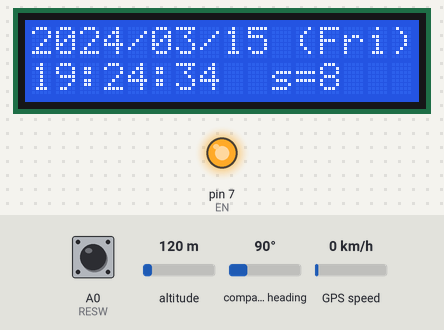
This sketch was run on a simulated Arduino Uno, built with avr-gcc and run on an emulated ATmega328P. Parts: 16×2 character LCD, output pins drawn as LEDs (lit = HIGH). The inputs (shaded band) are chosen by the test bench; at power-on: A0 (RESW) HIGH, altitude 120 m, compass heading 90°, GPS speed 0 km/h. The GPS gets a fix after 3 s at 37.7749, -122.4194 with 8 satellites; what the sketch prints to the serial monitor is not drawn.

Above: at 4.26 s.
4.3 s: A0 (RESW) pulled LOW for 0.15 s
At 5.0 s:
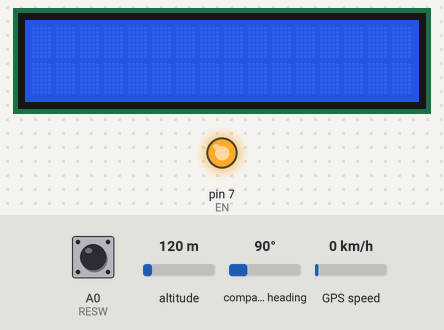
At 5.7 s:
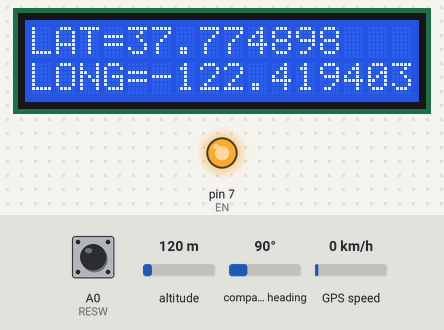
Timing chart, 0 to 7.3 s (numbered marks = the images above; inputs shaded):
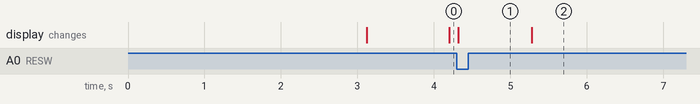

The sketch:

GPS_watch_Loc_kpa1-GITHUB.ino
```cpp
// GPS_watch_Loc_kpa1 is ombined the watch with location monitor
//  Thanks for sharing information. I refered below WEB site.
// 1.Ported from "ArduinoとGPSモジュールを使ったLCD時計の製作(３)：利用中の衛星数の表示"
//   https://yokahiyori.com/arduino_gps_lcd_clock_number-of-satellites/
// 2. GPS_TEST20241022_3.ino TinyGPS++機能を利用した。LCDに緯度経度表示
//  https://lastminuteengineers.com/neo6m-gps-arduino-tutorial/
//
// Change ports addresses, add D7 high, 1602 LCD @2024.10.27
// Combined the watch and location 2024.11.01
//

#include <Arduino.h>
#include <Wire.h>            // Arduino IDE I2C Library
#include <TinyGPS++.h>       // https://github.com/mikalhart/TinyGPSPlus
#include <SoftwareSerial.h>
#include <TimeLib.h>         // https://github.com/PaulStoffregen/Time
#include <LiquidCrystal.h>

#define time_offset 32400    // UTC+9Hrs(60*60*9 SEC）JST!! in Japan
TinyGPSPlus gps;             //
SoftwareSerial ss(6, 5);     // RXPin = 6, TXPin = 5

#define RS                       8  //
#define E                        9  //
#define DB4                     10  //
#define DB5                     11  //
#define DB6                     12  //
#define DB7                     13  //
LiquidCrystal lcd(RS, E, DB4, DB5, DB6, DB7);

#define EN                       7  // GPS/EN & LCD back light on
#define RESW                    A0  // RE-SW

boolean timer=true;                 // timer=true:clock false:location monitor
int jst_year;
int jst_month;
int jst_day;
int jst_hour;
int jst_minute;
int jst_second;
int day_week;
char DayWeekData[7][4] = {"Sun","Mon","Tue","Wed","Thu","Fri","Sat"} ;

int getDayWeek(int ,int ,int );
void lcdzeroSup(int );
void displayInfo();
void timerDisp ();

void setup()
{
  Serial.begin(9600);
  ss.begin(9600);
  Wire.begin();
  lcd.begin(16, 2);              //

  pinMode(EN, OUTPUT);           // Turn on GPS WE
  digitalWrite(EN, HIGH);        // Also turn on LCD back light
  pinMode(RESW, INPUT);          // RE-SW
  digitalWrite(RESW, HIGH);      // Pull up RE-SW port

  lcd.setCursor(0, 0);
  lcd.print("GPS LOC&TIME MON");
  lcd.setCursor(0, 1);
  lcd.print("v1.0 on R909-VFO");
  delay(3000);
  lcd.clear();
}

void loop()
{
  if ( timer == 1 )               // Clock or Location monitor
    timerDisp ();
  else
  {
  // Check the format for every gps response
    while (ss.available() > 0)
    if (gps.encode(ss.read())) displayInfo();

  // Wait 5000mS and no character available, print "No GPS detected"
    if (millis() > 5000 && gps.charsProcessed() < 10)
    {
      Serial.println("No GPS detected");
      lcd.setCursor(0, 1);
      lcd.print("No GPS detected");
      while(true);
    }
  }

  if ( digitalRead( RESW )== 0 )      // Sence RE-SW cricked
  {
    timer = !timer;                   // Inverting mode
    lcd.clear();
    delay(100);
  }
  delay(100);
}
//****************end of loop

// Zeller's calculation for getting week days
int getDayWeek(int year,int month,int day)
  {
    int w ;
    if(month < 3)
    {
      year = year - 1;
      month = month + 12 ;
    }
    w = (year + (year/4) - (year/100) + (year/400) + (13*month+8)/5 + day ) % 7;
    return w;
  }

// Insert space when the number is singlecolumn
void lcdzeroSup(int digit)
  {
    if(digit < 10)
    lcd.print('0');   // space
    lcd.print(digit);
  }

// Display Latitude, Longitude
void displayInfo()
{
  if (gps.location.isValid())
  {
    Serial.print("Latitude: ");
    Serial.println(gps.location.lat(), 6);
    Serial.print("Longitude: ");
    Serial.println(gps.location.lng(), 6);
    Serial.print("Altitude: ");
    Serial.println(gps.altitude.meters());
    lcd.setCursor(0, 0);
    lcd.print("LAT=");
    lcd.print(gps.location.lat(), 6);
    lcd.setCursor(0, 1);
    lcd.print("LONG=");
    lcd.print(gps.location.lng(), 6);
  }
  else
  {
    Serial.println("Location: Not Available");
    lcd.setCursor(0, 1);
    lcd.print("LOC: No Available");
  }

  Serial.print("Date: ");
  if ( gps.date.isValid())
  {
    Serial.print(gps.date.month());
    Serial.print("/");
    Serial.print(gps.date.day());
    Serial.print("/");
    Serial.println(gps.date.year());
  }
  else
  {
    Serial.println("Not Available");
  }

  Serial.print("Time: ");
  if (gps.time.isValid())
  {
    if (gps.time.hour() < 10) Serial.print(F("0"));
    Serial.print(gps.time.hour());
    Serial.print(":");
    if (gps.time.minute() < 10) Serial.print(F("0"));
    Serial.print(gps.time.minute());
    Serial.print(":");
    if (gps.time.second() < 10) Serial.print(F("0"));
    Serial.print(gps.time.second());
    Serial.print(".");
    if (gps.time.centisecond() < 10) Serial.print(F("0"));
    Serial.println(gps.time.centisecond());
  }
  else
  {
    Serial.println("Not Available");
  }
  Serial.println();
  delay(1000);
}


void timerDisp ()
  {

// Get GPS data
    while (ss.available()>0 ) gps.encode(ss.read()) ;
// Get the number of the satelites
    lcd.setCursor(10, 1);
    lcd.print("s=");
    if (gps.satellites.isValid())
    {
      lcd.setCursor(12, 1);
      lcd.print(gps.satellites.value());  // Number of satellites in use (u32)
      lcd.print("  ");
    }
    else
    {
      lcd.setCursor(12, 1);
      lcd.print("--");
    }
// Update if change occured
    if(jst_minute != gps.time.minute() ||
      jst_hour   != gps.time.hour()   ||
      jst_day    != gps.date.day()    ||
      jst_month  != gps.date.month()  ||
      jst_year   != gps.date.year() )
    {
      jst_day    =gps.date.day();
      jst_month  =gps.date.month();
      jst_year   =gps.date.year();
      jst_hour   =gps.time.hour();
      jst_minute =gps.time.minute();
      jst_second =gps.time.second();
      setTime(jst_hour, jst_minute, jst_second, jst_day, jst_month, jst_year);
  // Change to JST
      adjustTime(time_offset);
    }
// JST date notation
    lcd.setCursor(0, 0);
    lcd.print(year());
    lcd.setCursor(4, 0);
    lcd.print("/");
    lcd.setCursor(5, 0);
    lcdzeroSup(month());

    lcd.setCursor(7, 0);
    lcd.print("/");
    lcd.setCursor(8, 0);
    lcdzeroSup(day());

    lcd.setCursor(11, 0);
    lcd.print("(");
    day_week = getDayWeek(year(), month(), day()); //
    lcd.print(DayWeekData[day_week]) ;
    lcd.print(")");
    lcd.setCursor(0, 1);
    lcdzeroSup(hour());

    lcd.setCursor(2, 1);
    lcd.print(":");
    lcd.setCursor(3, 1);
    lcdzeroSup(minute());

    lcd.setCursor(5, 1);
    lcd.print(":");
    lcd.setCursor(6, 1);
    lcdzeroSup(second());

  }
```

Measured:
- after the input at 4.3 s, the display: changes at once (image 1)
